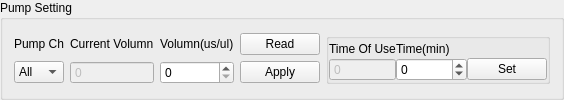
    <widget class="QGroupBox" name="groupBox">
     <property name="title">
      <string>Pump Setting</string>
     </property>
     <layout class="QGridLayout" name="gridLayout_7">
      <item row="0" column="0">
       <layout class="QGridLayout" name="gridLayout_6">
        <item row="1" column="1">
         <widget class="QSpinBox" name="spinPumpCurrentVolumn">
          <property name="enabled">
           <bool>false</bool>
          </property>
          <property name="buttonSymbols">
           <enum>QAbstractSpinBox::NoButtons</enum>
          </property>
          <property name="accelerated">
           <bool>true</bool>
          </property>
          <property name="minimum">
           <number>-2147483647</number>
          </property>
          <property name="maximum">
           <number>2147483647</number>
          </property>
         </widget>
        </item>
        <item row="1" column="2">
         <widget class="QSpinBox" name="spinPumpVolumn">
          <property name="buttonSymbols">
           <enum>QAbstractSpinBox::UpDownArrows</enum>
          </property>
          <property name="accelerated">
           <bool>true</bool>
          </property>
          <property name="minimum">
           <number>0</number>
          </property>
          <property name="maximum">
           <number>5000</number>
          </property>
         </widget>
        </item>
        <item row="1" column="0">
         <widget class="QComboBox" name="comboPumpChannel">
          <item>
           <property name="text">
            <string>All</string>
           </property>
          </item>
          <item>
           <property name="text">
            <string>1</string>
           </property>
          </item>
          <item>
           <property name="text">
            <string>2</string>
           </property>
          </item>
          <item>
           <property name="text">
            <string>3</string>
           </property>
          </item>
          <item>
           <property name="text">
            <string>4</string>
           </property>
          </item>
          <item>
           <property name="text">
            <string>5</string>
           </property>
          </item>
          <item>
           <property name="text">
            <string>6</string>
           </property>
          </item>
          <item>
           <property name="text">
            <string>7</string>
           </property>
          </item>
          <item>
           <property name="text">
            <string>8</string>
           </property>
          </item>
         </widget>
        </item>
        <item row="0" column="2">
         <widget class="QLabel" name="label_3">
          <property name="text">
           <string>Volumn(us/ul)</string>
          </property>
         </widget>
        </item>
        <item row="0" column="1">
         <widget class="QLabel" name="label_2">
          <property name="text">
           <string>Current Volumn</string>
          </property>
         </widget>
        </item>
        <item row="0" column="0">
         <widget class="QLabel" name="label">
          <property name="text">
           <string>Pump Ch</string>
          </property>
         </widget>
        </item>
        <item row="1" column="3">
         <widget class="QPushButton" name="btnPumpApply">
          <property name="text">
           <string>Apply</string>
          </property>
         </widget>
        </item>
        <item row="0" column="3">
         <widget class="QPushButton" name="btnReadPumpVolumn">
          <property name="text">
           <string>Read</string>
          </property>
         </widget>
        </item>
       </layout>
      </item>
      <item row="0" column="1">
       <widget class="QGroupBox" name="groupBox_17">
        <property name="title">
         <string/>
        </property>
        <layout class="QGridLayout" name="gridLayout_3">
         <property name="leftMargin">
          <number>0</number>
         </property>
         <property name="topMargin">
          <number>0</number>
         </property>
         <property name="rightMargin">
          <number>0</number>
         </property>
         <property name="bottomMargin">
          <number>0</number>
         </property>
         <property name="spacing">
          <number>0</number>
         </property>
         <item row="0" column="0">
          <layout class="QGridLayout" name="gridLayout">
           <item row="0" column="1">
            <widget class="QLabel" name="label_5">
             <property name="text">
              <string>Time(min)</string>
             </property>
            </widget>
           </item>
           <item row="0" column="0">
            <widget class="QLabel" name="label_4">
             <property name="text">
              <string>Time Of Use</string>
             </property>
            </widget>
           </item>
           <item row="1" column="0">
            <widget class="QSpinBox" name="spinPumpTimeOFUse">
             <property name="enabled">
              <bool>false</bool>
             </property>
             <property name="buttonSymbols">
              <enum>QAbstractSpinBox::NoButtons</enum>
             </property>
             <property name="accelerated">
              <bool>true</bool>
             </property>
             <property name="minimum">
              <number>-2147483647</number>
             </property>
             <property name="maximum">
              <number>2147483647</number>
             </property>
            </widget>
           </item>
           <item row="1" column="1">
            <widget class="QSpinBox" name="spinPumpTime">
             <property name="buttonSymbols">
              <enum>QAbstractSpinBox::UpDownArrows</enum>
             </property>
             <property name="accelerated">
              <bool>true</bool>
             </property>
             <property name="minimum">
              <number>-2147483647</number>
             </property>
             <property name="maximum">
              <number>2147483647</number>
             </property>
            </widget>
           </item>
           <item row="1" column="2">
            <widget class="QPushButton" name="btnPumpSet">
             <property name="text">
              <string>Set</string>
             </property>
            </widget>
           </item>
          </layout>
         </item>
        </layout>
       </widget>
      </item>
     </layout>
    </widget>
